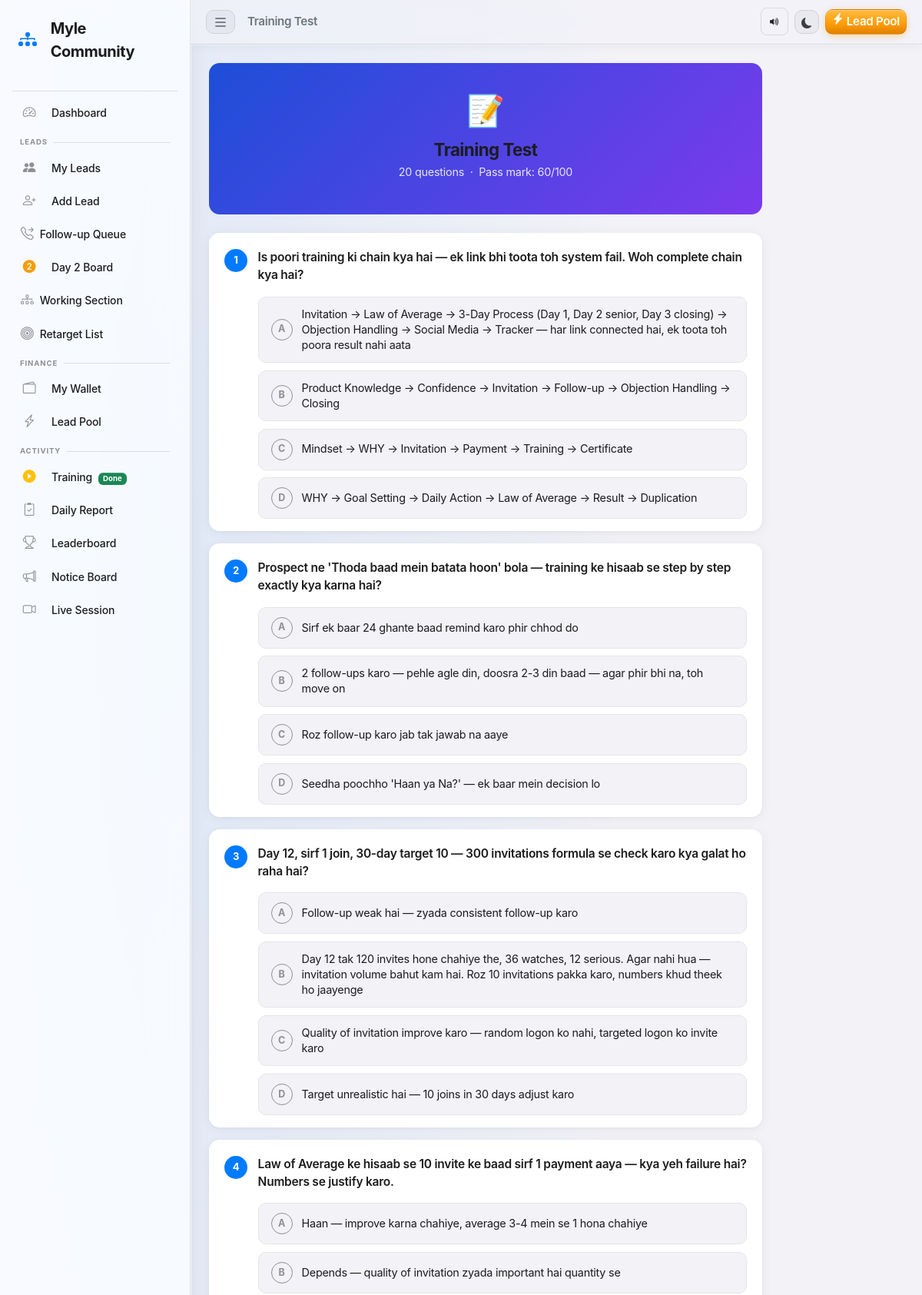
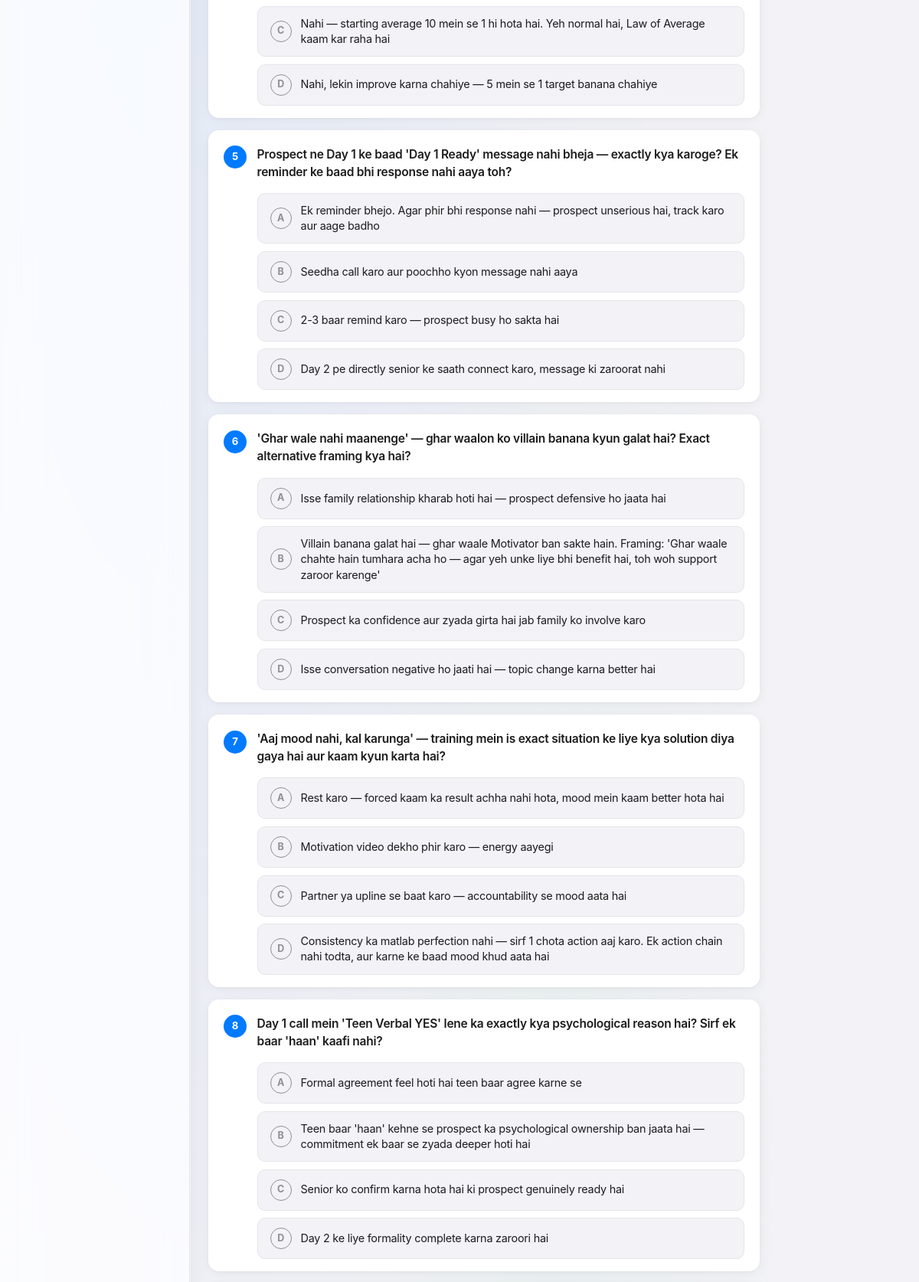
The app's page /training/test (signed in, upper part) with its own data (2 pictures, top to bottom).
### tables this page shows
CREATE TABLE training_questions (
            id             INTEGER PRIMARY KEY AUTOINCREMENT,
            question       TEXT    NOT NULL,
            option_a       TEXT    NOT NULL DEFAULT '',
            option_b       TEXT    NOT NULL DEFAULT '',
            option_c       TEXT    NOT NULL DEFAULT '',
            option_d       TEXT    NOT NULL DEFAULT '',
            correct_answer TEXT    NOT NULL DEFAULT 'a',
            sort_order     INTEGER NOT NULL DEFAULT 0,
            created_at     TEXT    NOT NULL DEFAULT (datetime('now','localtime'))
        );

### app.py (the view)
@app.route('/training/test')
@login_required
def training_test():
    ts = session.get('training_status', 'pending')
    if ts not in ('completed', 'unlocked'):
        flash('Pehle saare 7 din ki training poori karo.', 'warning')
        return redirect(url_for('training_home'))
    username = session['username']
    db = get_db()
    questions = db.execute(
        "SELECT * FROM training_questions ORDER BY RANDOM() LIMIT 20"
    ).fetchall()
    user_row = db.execute(
        "SELECT test_score, test_attempts FROM users WHERE username=?", (username,)
    ).fetchone()
    db.close()
    test_score   = user_row['test_score']   if user_row else -1
    test_attempts = user_row['test_attempts'] if user_row else 0
    return render_template('training_test.html',
                           questions=questions,
                           test_score=test_score,
                           test_attempts=test_attempts,
                           training_status=ts)

### app.py (called while the page is built, shortened)
def _check_session_valid():
    username = session.get('username')
    if not username:
        return False
    db = get_db()
    row = db.execute(
        "SELECT status FROM users WHERE username=?", (username,)
    ).fetchone()
    db.close()
    if not row or row['status'] != 'approved':
        session.clear()
        return False
    return True

def login_required(f):
    @wraps(f)
    def decorated(*args, **kwargs):
        if 'username' not in session:
            flash('Please log in to continue.', 'warning')
            return redirect(url_for('login'))
        if not _check_session_valid():
            flash('Your account is no longer active. Please contact an admin.', 'danger')
            return redirect(url_for('login'))
        return f(*args, **kwargs)
    return decorated

@app.context_processor
def inject_pending_count():
    uname = session.get('username')
    if uname:
        db = get_db()
        has_pending_work = db.execute(
            "SELECT COUNT(*) FROM leads "
            "WHERE in_pool=0 AND deleted_at='' AND assigned_to=? AND status='Day 1' AND d1_morning=0",
            (uname,)
        ).fetchone()[0] > 0
        db.close()
        return {'pending_count': 0, 'wallet_pending': 0, 'has_pending_work': has_pending_work}
    return {'pending_count': 0, 'wallet_pending': 0, 'has_pending_work': False}

@app.before_request
def csrf_protect():
    if '_csrf_token' not in session:
        session['_csrf_token'] = secrets.token_hex(32)
    if request.method in ('GET', 'HEAD', 'OPTIONS', 'TRACE'):
        return

@app.context_processor
def inject_csrf_token():
    return {'csrf_token': session.get('_csrf_token', '')}

@app.before_request
def training_gate():
    if any(request.path.startswith(p) for p in _TRAINING_EXEMPT):
        return

### database.py (called while the page is built)
def get_db():
    conn = sqlite3.connect(DATABASE)
    conn.row_factory = sqlite3.Row
    conn.execute("PRAGMA journal_mode=WAL")
    conn.execute("PRAGMA busy_timeout=5000")
    conn.execute("PRAGMA cache_size=-4000")   # 4 MB page cache
    return conn

### templates/training_test.html (shortened to what this page needs)
{% extends "base.html" %}
{% block page_title %}Training Test{% endblock %}
{% block content %}
<div class="tq-page">
  <div class="tq-header mb-4">
    <div class="tq-header-icon">📝</div>
    <h4 class="tq-header-title">Training Test</h4>
    <p class="tq-header-sub">{{ questions|length }} questions &nbsp;·&nbsp; Pass mark: 60/100</p>
  </div>
  {% if not questions %}
  <div class="tq-card text-center py-5">
    <i class="bi bi-patch-question tq-empty-icon"></i>
    <h5 class="fw-bold mt-3 mb-2">No questions added yet</h5>
    <p class="tq-subdesc">Admin hasn't added test questions. Check back later.</p>
    <a href="{{ url_for('training_home') }}" class="tq-btn outline mt-2">
      <i class="bi bi-arrow-left me-1"></i>Back to Training
    </a>
  </div>
  {% else %}
  <form method="post" action="{{ url_for('training_test_submit') }}" id="testForm">
    {% for q in questions %}
    <div class="tq-card mb-3" id="qcard_{{ loop.index }}">
      <div class="tq-q-header">
        <div class="tq-q-num">{{ loop.index }}</div>
        <p class="tq-q-text">{{ q.question }}</p>
      </div>
      <div class="tq-options" role="radiogroup">
        {% for opt, label in [('option_a','a'), ('option_b','b'), ('option_c','c'), ('option_d','d')] %}
        {% if q[opt] %}
        <label class="tq-option" for="q{{ q.id }}_{{ label }}" onclick="selectOption(this, {{ q.id }})">
          <span class="tq-opt-letter">{{ label|upper }}</span>
          <span class="tq-opt-text">{{ q[opt] }}</span>
        </label>
        {% endif %}
        {% endfor %}
      </div>
    </div>
    {% endfor %}
  </form>
  {% endif %}
</div>
{% endblock %}

### static/css/style.css (style rules this page uses)
:root { --ios-blue: #007AFF; --ios-blue-dk: #0055CC; --ios-blue-lt: #60AAFF; --ios-green: #30D158; --ios-red: #FF453A; --ios-orange: #FF9F0A; --ios-yellow: #FFD60A; --ios-purple: #BF5AF2; --ios-pink: #FF375F; --ios-teal: #40CBE0; --ios-indigo: #5E5CE6; --ios-mint: #63E6E2; --ios-cyan: #32ADE6; --bg-base: #F0F0F5; --bg-primary: #F2F2F7; --bg-card: rgba(255,255,255,0.80); --bg-card-solid: #FFFFFF; --bg-elevated: rgba(255,255,255,0.95); --bg-glass: rgba(255,255,255,0.60); --bg-glass-heavy: rgba(255,255,255,0.82); --bg-tinted: rgba(0,122,255,0.04); --mesh-bg: radial-gradient(ellipse 80% 60% at 20% 10%, rgba(0,122,255,0.07) 0%, transparent 60%), radial-gradient(ellipse 60% 50% at 80% 90%, rgba(191,90,242,0.05) 0%, transparent 55%), radial-gradient(ellipse 50% 40% at 60% 40%, rgba(48,209,88,0.04) 0%, transparent 50%), #F2F2F7; --label-1: #1C1C1E; --label-2: #3C3C43; --label-3: #6C6C70; --label-4: #909094; --label-link: #007AFF; --sep: rgba(60,60,67,0.15); --sep-strong: rgba(60,60,67,0.25); --sep-opaque: #D1D1D6; --fill-1: rgba(120,120,128,0.22); --fill-2: rgba(120,120,128,0.17); --fill-3: rgba(120,120,128,0.12); --fill-4: rgba(120,120,128,0.07); --fill-blue: rgba(0,122,255,0.10); --fill-blue-lt: rgba(0,122,255,0.06); --sidebar-w: 248px; --sidebar-bg: rgba(255,255,255,0.72); --sidebar-border: rgba(60,60,67,0.12); --sidebar-text: #1C1C1E; --sidebar-muted: #8E8E93; --sidebar-active-bg: rgba(0,122,255,0.11); --sidebar-active: #007AFF; --sidebar-hover: rgba(0,0,0,0.05); --r-xs: 6px; --r-sm: 10px; --r-md: 14px; --r-lg: 20px; --r-xl: 24px; --r-card: 18px; --shadow-xs: 0 1px 3px rgba(0,0,0,0.05), 0 1px 2px rgba(0,0,0,0.04); --shadow-sm: 0 2px 12px rgba(0,0,0,0.07), 0 1px 3px rgba(0,0,0,0.05), inset 0 1px 0 rgba(255,255,255,0.9); --shadow-md: 0 6px 24px rgba(0,0,0,0.09), 0 2px 8px rgba(0,0,0,0.06), inset 0 1px 0 rgba(255,255,255,0.95); --shadow-lg: 0 12px 40px rgba(0,0,0,0.12), 0 4px 16px rgba(0,0,0,0.07), inset 0 1px 0 rgba(255,255,255,1); --shadow-card: var(--shadow-sm); --glass-inset: inset 0 1px 0 rgba(255,255,255,0.85), inset 0 -1px 0 rgba(0,0,0,0.04); --glass-border: rgba(255,255,255,0.6); --font: -apple-system, BlinkMacSystemFont, 'SF Pro Display', 'SF Pro Text', 'Inter', 'Helvetica Neue', sans-serif; --font-mono: 'SF Mono', 'Cascadia Code', 'Fira Code', monospace; --progress-h-xs: 3px; --progress-h-sm: 5px; --progress-h-md: 8px; --radius-card: var(--r-card); --color-wa: #25D366; --color-wa-dark: #1ea34b; --fs-label-xs: 0.65rem; --fs-label-sm: 0.75rem; --fs-label-md: 0.82rem; --fs-section-title: 0.70rem; }
*, *::before, *::after { box-sizing: border-box; }
body { font-family: var(--font); background: var(--mesh-bg); background-attachment: fixed; color: var(--label-1); -webkit-font-smoothing: antialiased; -moz-osx-font-smoothing: grayscale; animation: pageFadeIn 0.28s cubic-bezier(0.4,0,0.2,1); overflow-x: hidden; max-width: 100vw; letter-spacing: -0.015em; min-height: 100vh; }
h1,h2,h3,h4,h5,h6 { font-weight:700;letter-spacing:-0.025em;color:var(--label-1); }

### records on screen
training_questions: question "Is poori training ki chain kya hai — ek link bhi toota toh system fail. Woh complete chain kya hai?", label "A" "B" "C" "D", option_a "Invitation → Law of Average → 3-Day Process (Day 1, Day 2 senior, Day 3 closing) → Objection Handling → Social Media → Tracker — har link connected hai, ek toota toh poora result nahi aata" "Product Knowledge → Confidence → Invitation → Follow-up → Objection Handling → Closing" "Mindset → WHY → Invitation → Payment → Training → Certificate" "WHY → Goal Setting → Daily Action → Law of Average → Result → Duplication"
training_questions: question "Prospect ne 'Thoda baad mein batata hoon' bola — training ke hisaab se step by step exactly kya karna hai?", label "A" "B" "C" "D", option_a "Sirf ek baar 24 ghante baad remind karo phir chhod do" "2 follow-ups karo — pehle agle din, doosra 2-3 din baad — agar phir bhi na, toh move on" "Roz follow-up karo jab tak jawab na aaye" "Seedha poochho 'Haan ya Na?' — ek baar mein decision lo"
training_questions: question "Day 12, sirf 1 join, 30-day target 10 — 300 invitations formula se check karo kya galat ho raha hai?", label "A" "B" "C" "D", option_a "Follow-up weak hai — zyada consistent follow-up karo" "Day 12 tak 120 invites hone chahiye the, 36 watches, 12 serious. Agar nahi hua — invitation volume bahut kam hai. Roz 10 invitations pakka karo, numbers khud theek ho jaayenge" "Quality of invitation improve karo — random logon ko nahi, targeted logon ko invite karo" "Target unrealistic hai — 10 joins in 30 days adjust karo"
training_questions: question "Law of Average ke hisaab se 10 invite ke baad sirf 1 payment aaya — kya yeh failure hai? Numbers se justify karo.", label "A" "B" "C" "D", option_a "Haan — improve karna chahiye, average 3-4 mein se 1 hona chahiye" "Depends — quality of invitation zyada important hai quantity se" "Nahi — starting average 10 mein se 1 hi hota hai. Yeh normal hai, Law of Average kaam kar raha hai" "Nahi, lekin improve karna chahiye — 5 mein se 1 target banana chahiye"
training_questions: question "Prospect ne Day 1 ke baad 'Day 1 Ready' message nahi bheja — exactly kya karoge? Ek reminder ke baad bhi response nahi aaya toh?", label "A" "B" "C" "D", option_a "Ek reminder bhejo. Agar phir bhi response nahi — prospect unserious hai, track karo aur aage badho" "Seedha call karo aur poochho kyon message nahi aaya" "2-3 baar remind karo — prospect busy ho sakta hai" "Day 2 pe directly senior ke saath connect karo, message ki zaroorat nahi"
training_questions: question "'Ghar wale nahi maanenge' — ghar waalon ko villain banana kyun galat hai? Exact alternative framing kya hai?", label "A" "B" "C" "D", option_a "Isse family relationship kharab hoti hai — prospect defensive ho jaata hai" "Villain banana galat hai — ghar waale Motivator ban sakte hain. Framing: 'Ghar waale chahte hain tumhara acha ho — agar yeh unke liye bhi benefit hai, toh woh support zaroor karenge'" "Prospect ka confidence aur zyada girta hai jab family ko involve karo" "Isse conversation negative ho jaati hai — topic change karna better hai"
training_questions: question "'Aaj mood nahi, kal karunga' — training mein is exact situation ke liye kya solution diya gaya hai aur kaam kyun karta hai?", label "A" "B" "C" "D", option_a "Rest karo — forced kaam ka result achha nahi hota, mood mein kaam better hota hai" "Motivation video dekho phir karo — energy aayegi" "Partner ya upline se baat karo — accountability se mood aata hai" "Consistency ka matlab perfection nahi — sirf 1 chota action aaj karo. Ek action chain nahi todta, aur karne ke baad mood khud aata hai"
training_questions: question "Day 1 call mein 'Teen Verbal YES' lene ka exactly kya psychological reason hai? Sirf ek baar 'haan' kaafi nahi?", label "A" "B" "C" "D", option_a "Formal agreement feel hoti hai teen baar agree karne se" "Teen baar 'haan' kehne se prospect ka psychological ownership ban jaata hai — commitment ek baar se zyada deeper hoti hai" "Senior ko confirm karna hota hai ki prospect genuinely ready hai" "Day 2 ke liye formality complete karna zaroori hai"

### other values on screen
{{ questions|length }} "20"
